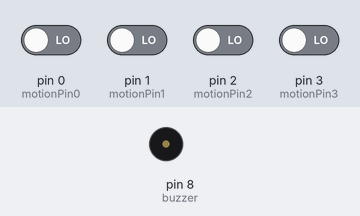
The sketch below on a simulated Arduino Uno, built with avr-gcc and run on an emulated ATmega328P. Shown: buzzer (waves = sounding). The inputs (shaded band) are chosen by the test bench; at power-on: pin 0 (motionPin0), pin 1 (motionPin1), pin 2 (motionPin2), pin 3 (motionPin3) LOW.

Above: at 1.2 s.
1.3 s: pin 0 (motionPin0) driven HIGH
At 1.9 s:
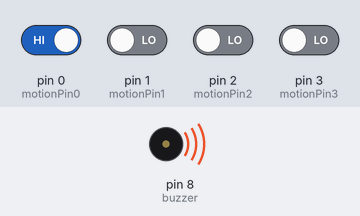
4.3 s: pin 0 (motionPin0) driven LOW
At 5.4 s:
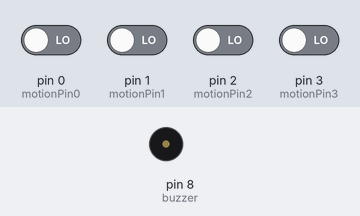
5.8 s: pin 1 (motionPin1) driven HIGH
At 6.5 s:
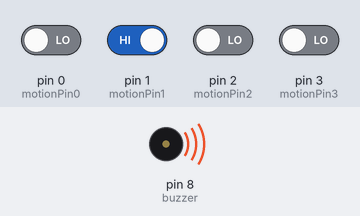
Timing chart, 0 to 14.8 s (numbered marks = the images above; inputs shaded):
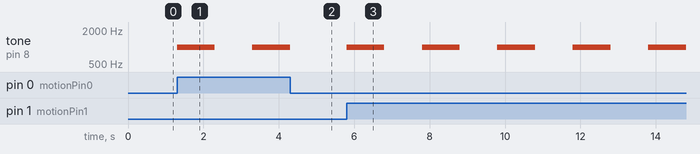

The sketch:

Smart_Alarm_With_blynk.ino
```cpp
const int buzzer = 8; //buzzer to arduino pin 8
const int motionPin0= 0; //motion sensor
const int motionPin1= 1; //motion sensor
const int motionPin2= 2; //motion sensor
const int motionPin3= 3; //motion sensor

void setup() {
  // put your setup code here, to run once:
  pinMode(buzzer, OUTPUT); // Set buzzer - pin 8 as an output
  pinMode(motionPin0, INPUT);
  pinMode(motionPin1, INPUT);
  pinMode(motionPin2, INPUT);
  pinMode(motionPin3, INPUT);

}

void loop() {
  // put your main code here, to run repeatedly:
  int value0= digitalRead(motionPin0);
  int value1= digitalRead(motionPin1);
  int value2= digitalRead(motionPin2);
  int value3= digitalRead(motionPin3);

  if ((value0 == HIGH) or (value1 == HIGH) or (value2 == HIGH) or (value3 == HIGH)){
      onalarm();
    }
    else
    {

    }
}

 void onalarm()
  {
    tone(buzzer, 1000); // Send 1KHz sound signal...
    delay(1000);        // ...for 1 sec
    noTone(buzzer);     // Stop sound...
    delay(1000);        // ...for 1sec
  }
```

Measured:
- after the input at 1.3 s, tone on pin 8 (buzzer): silent → 1000 Hz at once, → silent 1.0 s later, → 1000 Hz 1.0 s later
- after the input at 4.3 s, tone on pin 8 (buzzer): goes on until 4.3 s, then stays silent
- after the input at 5.8 s, tone on pin 8 (buzzer): alternates 1000 Hz for 1.0 s and silent for 1.0 s, starting at once
